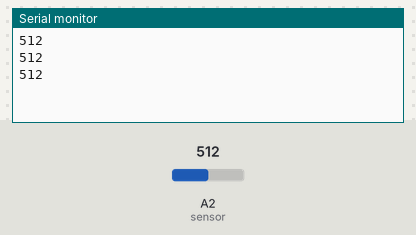
Bench run of a sketch on a simulated Arduino Uno, built with avr-gcc and run on an emulated ATmega328P. Parts: the last lines printed to the serial monitor. The inputs (shaded band) are chosen by the test bench; at power-on: A2 (sensor) = 512.

Above: at 1.3 s.
1.4 s: A2 (sensor) set to 716
At 1.9 s:
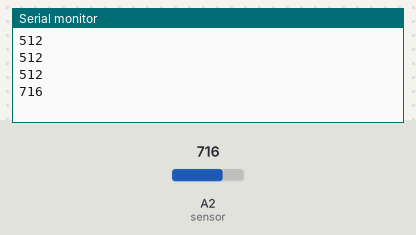
2.9 s: A2 (sensor) set to 900
At 3.4 s:
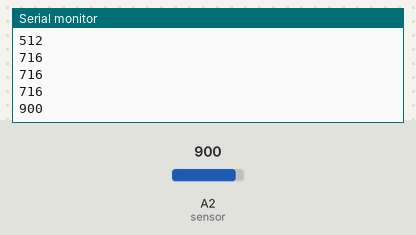
Timing chart, 0 to 5.9 s (numbered marks = the images above; inputs shaded):
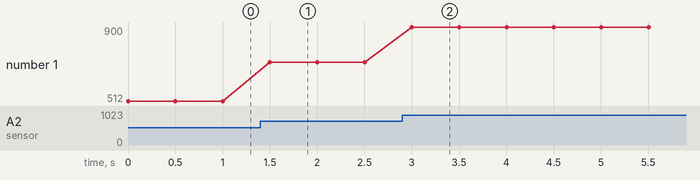

Measured:
- after the input at 1.4 s, the serial monitor: prints a new line after 0.10 s (image 1)
- after the input at 2.9 s, the serial monitor: prints a new line after 0.10 s (image 2)
- plotted number 1: 512 → 716 after the input at 1.4 s, 716 → 900 after the input at 2.9 s

The sketch:

Sound_Sensor.ino
```cpp
// #22 Sound Sensor

int sensor = A2;
int a;

void setup() {
  // put your setup code here, to run once:
  Serial.begin(9600);
  pinMode(sensor,INPUT);
}

void loop() {
  // put your main code here, to run repeatedly:
  a = analogRead(sensor);

  Serial.println(a);

  delay(500);
}
```
